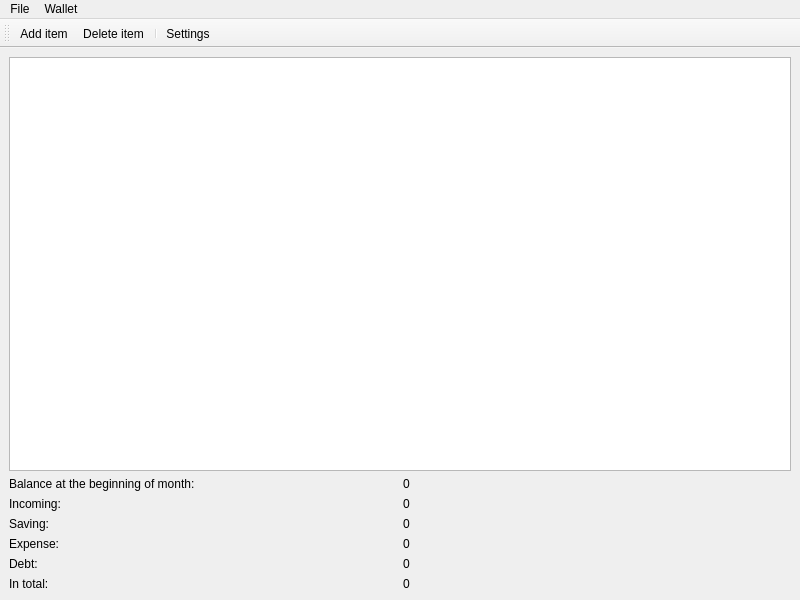
<?xml version="1.0" encoding="UTF-8"?>
<ui version="4.0">
 <class>MainWindow</class>
 <widget class="QMainWindow" name="MainWindow">
  <property name="geometry">
   <rect>
    <x>0</x>
    <y>0</y>
    <width>800</width>
    <height>600</height>
   </rect>
  </property>
  <property name="windowTitle">
   <string>MainWindow</string>
  </property>
  <property name="windowIcon">
   <iconset resource="../resources/resource.qrc">
    <normaloff>:/kwallet.png</normaloff>:/kwallet.png</iconset>
  </property>
  <widget class="QWidget" name="central_widget">
   <layout class="QGridLayout" name="main_layout">
    <item row="0" column="0" colspan="2">
     <widget class="QTableView" name="view">
      <property name="locale">
       <locale language="English" country="UnitedStates"/>
      </property>
      <property name="selectionMode">
       <enum>QAbstractItemView::SingleSelection</enum>
      </property>
      <property name="selectionBehavior">
       <enum>QAbstractItemView::SelectRows</enum>
      </property>
     </widget>
    </item>
    <item row="1" column="0">
     <widget class="QLabel" name="label_balance">
      <property name="text">
       <string>Balance at the beginning of month:</string>
      </property>
     </widget>
    </item>
    <item row="4" column="1">
     <widget class="QLabel" name="label_expense_value">
      <property name="text">
       <string>0</string>
      </property>
     </widget>
    </item>
    <item row="7" column="1">
     <widget class="QLabel" name="label_total_value">
      <property name="text">
       <string>0</string>
      </property>
     </widget>
    </item>
    <item row="4" column="0">
     <widget class="QLabel" name="label_expense">
      <property name="text">
       <string>Expense:</string>
      </property>
     </widget>
    </item>
    <item row="1" column="1">
     <widget class="QLabel" name="label_balance_value">
      <property name="text">
       <string>0</string>
      </property>
     </widget>
    </item>
    <item row="7" column="0">
     <widget class="QLabel" name="label_total">
      <property name="text">
       <string>In total:</string>
      </property>
     </widget>
    </item>
    <item row="6" column="0">
     <widget class="QLabel" name="label_debt">
      <property name="text">
       <string>Debt:</string>
      </property>
     </widget>
    </item>
    <item row="6" column="1">
     <widget class="QLabel" name="label_debt_value">
      <property name="text">
       <string>0</string>
      </property>
     </widget>
    </item>
    <item row="2" column="0">
     <widget class="QLabel" name="label_incoming">
      <property name="text">
       <string>Incoming:</string>
      </property>
     </widget>
    </item>
    <item row="2" column="1">
     <widget class="QLabel" name="label_incoming_value">
      <property name="text">
       <string>0</string>
      </property>
     </widget>
    </item>
    <item row="3" column="0">
     <widget class="QLabel" name="label_saving">
      <property name="text">
       <string>Saving:</string>
      </property>
     </widget>
    </item>
    <item row="3" column="1">
     <widget class="QLabel" name="label_saving_value">
      <property name="text">
       <string>0</string>
      </property>
     </widget>
    </item>
   </layout>
  </widget>
  <widget class="QMenuBar" name="main_menu">
   <property name="geometry">
    <rect>
     <x>0</x>
     <y>0</y>
     <width>800</width>
     <height>29</height>
    </rect>
   </property>
   <widget class="QMenu" name="menu_file">
    <property name="title">
     <string>File</string>
    </property>
    <addaction name="action_new_wallet"/>
    <addaction name="action_open_wallet"/>
    <addaction name="action_settings"/>
    <addaction name="separator"/>
    <addaction name="action_about"/>
    <addaction name="separator"/>
    <addaction name="action_exit"/>
   </widget>
   <widget class="QMenu" name="menu_wallet">
    <property name="title">
     <string>Wallet</string>
    </property>
    <addaction name="separator"/>
    <addaction name="action_add_item"/>
    <addaction name="action_delete_item"/>
    <addaction name="action_change_balance"/>
    <addaction name="action_pay_debt_off"/>
    <addaction name="action_savings_to_incoming"/>
    <addaction name="separator"/>
    <addaction name="action_show_statistic"/>
   </widget>
   <addaction name="menu_file"/>
   <addaction name="menu_wallet"/>
  </widget>
  <widget class="QToolBar" name="main_tool_bar">
   <property name="windowTitle">
    <string>toolBar</string>
   </property>
   <attribute name="toolBarArea">
    <enum>TopToolBarArea</enum>
   </attribute>
   <attribute name="toolBarBreak">
    <bool>false</bool>
   </attribute>
   <addaction name="action_add_item"/>
   <addaction name="action_delete_item"/>
   <addaction name="separator"/>
   <addaction name="action_settings"/>
  </widget>
  <action name="action_open_wallet">
   <property name="icon">
    <iconset resource="../resources/resource.qrc">
     <normaloff>:/folder_blue.png</normaloff>:/folder_blue.png</iconset>
   </property>
   <property name="text">
    <string>Open wallet</string>
   </property>
  </action>
  <action name="action_exit">
   <property name="icon">
    <iconset resource="../resources/resource.qrc">
     <normaloff>:/exit.png</normaloff>:/exit.png</iconset>
   </property>
   <property name="text">
    <string>Exit</string>
   </property>
  </action>
  <action name="action_add_item">
   <property name="icon">
    <iconset resource="../resources/resource.qrc">
     <normaloff>:/edit_add.png</normaloff>:/edit_add.png</iconset>
   </property>
   <property name="text">
    <string>Add item</string>
   </property>
  </action>
  <action name="action_delete_item">
   <property name="icon">
    <iconset resource="../resources/resource.qrc">
     <normaloff>:/edit_remove.png</normaloff>:/edit_remove.png</iconset>
   </property>
   <property name="text">
    <string>Delete item</string>
   </property>
  </action>
  <action name="action_settings">
   <property name="icon">
    <iconset resource="../resources/resource.qrc">
     <normaloff>:/kservices.png</normaloff>:/kservices.png</iconset>
   </property>
   <property name="text">
    <string>Settings</string>
   </property>
  </action>
  <action name="action_show_statistic">
   <property name="text">
    <string>Show statistic</string>
   </property>
  </action>
  <action name="action_change_balance">
   <property name="text">
    <string>Change balance</string>
   </property>
  </action>
  <action name="action_new_wallet">
   <property name="icon">
    <iconset resource="../resources/resource.qrc">
     <normaloff>:/new.png</normaloff>:/new.png</iconset>
   </property>
   <property name="text">
    <string>New wallet</string>
   </property>
  </action>
  <action name="action_about">
   <property name="icon">
    <iconset resource="../resources/resource.qrc">
     <normaloff>:/info.png</normaloff>:/info.png</iconset>
   </property>
   <property name="text">
    <string>About</string>
   </property>
  </action>
  <action name="action_pay_debt_off">
   <property name="text">
    <string>Pay debt off</string>
   </property>
  </action>
  <action name="action_savings_to_incoming">
   <property name="text">
    <string>Savings to incoming</string>
   </property>
  </action>
 </widget>
 <resources>
  <include location="../resources/resource.qrc"/>
 </resources>
 <connections/>
</ui>
